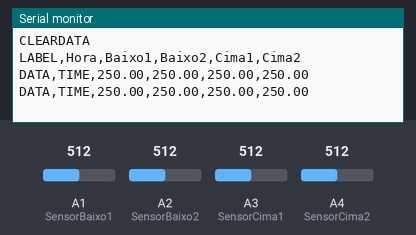
A sketch run on a simulated Arduino Uno, built with avr-gcc and run on an emulated ATmega328P. Shown: the last lines printed to the serial monitor. The test bench sets the inputs (shaded band); at power-on: A1 (SensorBaixo1) = 512, A2 (SensorBaixo2) = 512, A3 (SensorCima1) = 512, A4 (SensorCima2) = 512.

Above: at 2.8 s.
2.9 s: A1 (SensorBaixo1) set to 716
At 4.8 s:
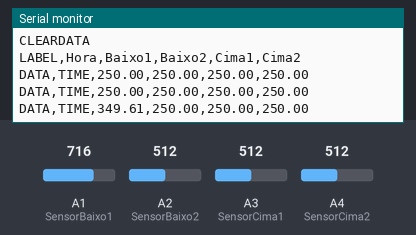
5.6 s: A2 (SensorBaixo2) set to 716
At 6.4 s:
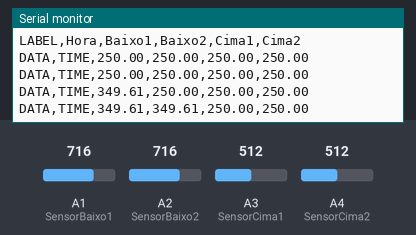
8.3 s: A3 (SensorCima1) set to 716
At 10.8 s:
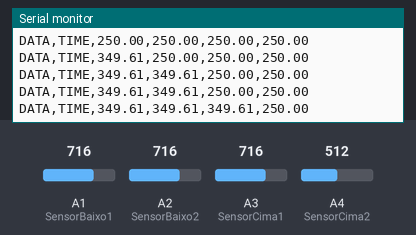
11.0 s: A4 (SensorCima2) set to 716
At 12.4 s:
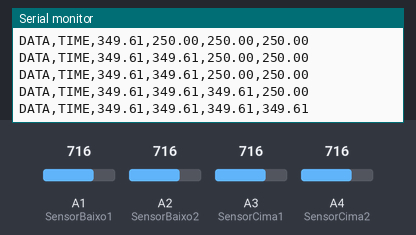
13.7 s: A1 (SensorBaixo1) set to 992
At 15.2 s:
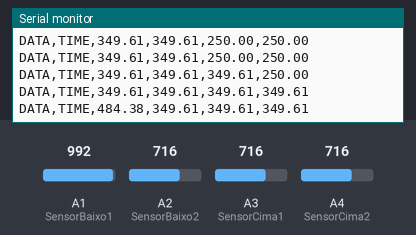
16.4 s: A2 (SensorBaixo2) set to 992
At 18.5 s:
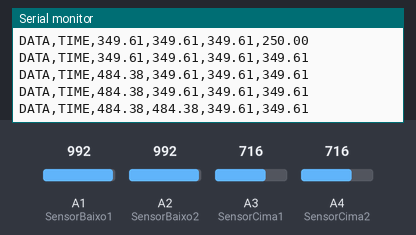
Timing chart, 0 to 20.0 s (numbered marks = the images above; inputs shaded):
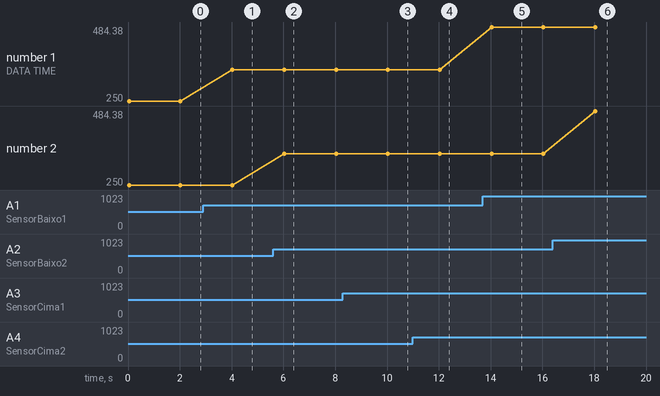

Measured:
- after the input at 2.9 s, the serial monitor: prints a new line after 1.1 s (image 1)
- after the input at 5.6 s, the serial monitor: prints a new line after 0.43 s (image 2)
- after the input at 8.3 s, the serial monitor: prints a new line after 1.7 s (image 3)
- after the input at 11.0 s, the serial monitor: prints a new line after 1.0 s (image 4)
- after the input at 13.7 s, the serial monitor: prints a new line after 0.34 s (image 5)
- after the input at 16.4 s, the serial monitor: prints a new line after 1.6 s (image 6)
- plotted number 1: 250 → 349.61 after the input at 2.9 s, 349.61 → 484.38 after the input at 13.7 s

The sketch:

temperatura.ino
```cpp
//Pinos
int SensorBaixo1 = A1;
int SensorBaixo2 = A2;
int SensorCima1  = A3;
int SensorCima2  = A4;
float TempB1 = 0;
float TempB2 = 0;
float TempC1 = 0;
float TempC2 = 0;

int linha = 0;
int LABEL = 1;

void setup() {

    Serial.begin(9600);

    Serial.println("CLEARDATA");
    Serial.println("LABEL,Hora,Baixo1,Baixo2,Cima1,Cima2");

}
void leituras(){
    TempB1 = (analogRead(SensorBaixo1) * 0.0048828125 * 100);
    TempB2 = (analogRead(SensorBaixo2) * 0.0048828125 * 100);
    TempC1 = (analogRead(SensorCima1)  * 0.0048828125 * 100);
    TempC2 = (analogRead(SensorCima2)  * 0.0048828125 * 100);
}
void printserial(){
    Serial.print("DATA,TIME,");
    Serial.print(TempB1);
    Serial.print(",");
    Serial.print(TempB2);
    Serial.print(",");
    Serial.print(TempC1);
    Serial.print(",");
    Serial.println(TempC2);
}
void loop() {

    leituras();
    printserial();
    delay(2000);
}
```
